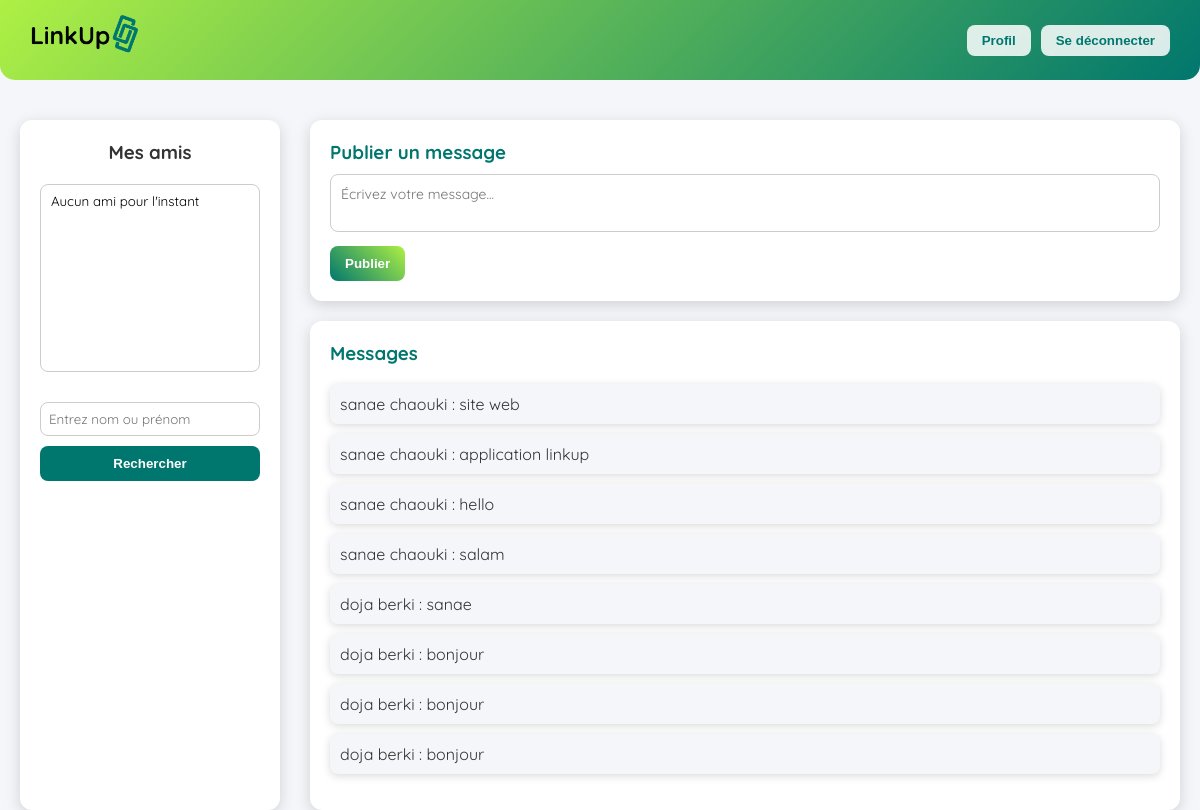
/welcome/ (signed in), run on the app's committed database.
### authoo/models.py (models this page shows, shortened)
class Message(models.Model):
    user = models.ForeignKey(User, on_delete=models.CASCADE, related_name='messages')
    content = models.TextField()
    created_at = models.DateTimeField(auto_now_add=True)

### authoo/views.py (the view)
# urls.py: path('welcome/', views.welcome, name='welcome'),  # page après connexion
@login_required
def welcome(request):
    user = request.user
    profile_info = ""
    try:
        etudiant = Etudiant.objects.get(user=user)
        titre = "Étudiante" if getattr(etudiant, 'sexe', '') == 'F' else "Étudiant"
        profile_info = f"{titre} en {etudiant.niveau} {etudiant.cursus}"
    except Etudiant.DoesNotExist:
        try:
            employe = Employe.objects.get(user=user)
            profile_info = f"Employé - Poste : {employe.job} - Office : {employe.office}"
        except Employe.DoesNotExist:
            pass
    if request.method == "POST":
        friend_id = request.POST.get("add_friend_id")
        if friend_id:
            if int(friend_id) != user.id:
                Friend.objects.get_or_create(user=user, friend_id=int(friend_id))
        keyword = request.POST.get("search")
        search_result = None
        search_msg = ""
        if keyword:
            etu = Etudiant.objects.filter(Q(nom__icontains=keyword) | Q(prenom__icontains=keyword)).first()
            emp = None
            if not etu:
                emp = Employe.objects.filter(Q(nom__icontains=keyword) | Q(prenom__icontains=keyword)).first()
            if etu:
                search_result = {"id": etu.user.id, "nom": etu.nom, "prenom": etu.prenom, "type": "Etudiant"}
            elif emp:
                search_result = {"id": emp.user.id, "nom": emp.nom, "prenom": emp.prenom, "type": "Employe"}
            else:
                search_msg = "Aucun utilisateur trouvé"
        content = request.POST.get("message_content")
        if content:
            Message.objects.create(user=user, content=content)
    else:
        search_result = None
        search_msg = ""
    friends = Friend.objects.filter(user=user).select_related("friend")
    friends_with_type = []
    for f in friends:
        if Etudiant.objects.filter(user=f.friend).exists():
            f.type = "Etudiant"
        else:
            f.type = "Employe"
        friends_with_type.append(f)
    messages = Message.objects.all().order_by('-created_at')  # dernier message en premier
    context = {
        "friends": friends_with_type,
        "profile_info": profile_info,
        "search_result": search_result,
        "search_msg": search_msg,
        "messages": messages,
    }
    return render(request, "welcome.html", context)

### auth_app/authoo/templates/welcome.html (shortened to what this page needs)
{% load static %}
<!DOCTYPE html>
<html lang="fr">
<head>
</head>
<body>
<header>
    <div class="header-left">
        <img src="{% static 'images/linkup logo 2.png' %}" alt="Logo">
    </div>
    <div class="header-right">
        <a href="{% url 'profile' request.user.username %}"><button>Profil</button></a>
        <button id="logoutBtn">Se déconnecter</button>
    </div>
</header>
<div class="main-layout">
    <div class="friends-zone">
        <h3>Mes amis</h3>
        <select id="friendsList" size="10">
            {% for f in friends %}
                <option value="{{ f.friend.id }}">{{ f.friend.first_name }} {{ f.friend.last_name }} ({{ f.type }})</option>
            {% empty %}
                <option>Aucun ami pour l'instant</option>
            {% endfor %}
        </select>
        <form method="POST">
            <input type="text" name="search" placeholder="Entrez nom ou prénom">
            <button type="submit">Rechercher</button>
        </form>
    </div>
    <div class="messages-area">
        <div class="publish-message">
            <h3>Publier un message</h3>
            <form method="POST">
                <textarea name="message_content" rows="2" placeholder="Écrivez votre message..." required></textarea>
                <button type="submit" name="publish_message">Publier</button>
            </form>
        </div>
        <div class="messages-list">
            <h3>Messages</h3>
            <ul>
                {% for msg in messages %}
                    <li>{{ msg.user.first_name }} {{ msg.user.last_name }} : {{ msg.content }}</li>
                {% empty %}
                    <li>Aucun message publié pour l'instant.</li>
                {% endfor %}
            </ul>
        </div>
    </div>
</div>
</body>
</html>

### auth_app/authoo/templates/welcome.html (style rules this page uses)
:root { --primary: #00776E; --secondary: #aef044; --bg-light: #f4f6f9; --btn-light: rgba(255,255,255,0.85); --btn-hover: rgba(255,255,255,1); --card-bg: #fff; --card-shadow: rgba(0,0,0,0.15); --text-dark: #333; }
* { box-sizing: border-box; }
body { margin: 0; font-family: "Quicksand", sans-serif; background-color: var(--bg-light); }
header { background: linear-gradient(135deg, var(--secondary), var(--primary)); color: white; padding: 15px 30px; display: flex; align-items: center; justify-content: space-between; border-bottom-left-radius: 15px; border-bottom-right-radius: 15px; position: fixed; top: 0; left: 0; right: 0; z-index: 100; }
.header-left { display: flex; align-items: center; }
.header-left img { height: 50px; margin-right: 15px; }
.header-right { display: flex; align-items: center; gap: 10px; }
.header-right a button, .header-right button { padding: 8px 15px; border: none; border-radius: 8px; background-color: var(--btn-light); color: var(--primary); cursor: pointer; font-weight: 600; transition: all 0.3s ease; }
.main-layout { display: flex; margin-top: 120px; gap: 30px; padding: 0 20px; }
.friends-zone { width: 260px; background-color: var(--card-bg); padding: 20px; border-radius: 12px; box-shadow: 0 4px 15px var(--card-shadow); display: flex; flex-direction: column; gap: 10px; }
.friends-zone h3 { margin: 0 0 10px; color: var(--text-dark); text-align: center; }
.friends-zone select, .friends-zone input[type="text"] { width: 100%; padding: 8px; border-radius: 8px; border: 1px solid #ccc; font-family: inherit; margin-bottom: 10px; }
.friends-zone button { width: 100%; padding: 10px; border: none; border-radius: 8px; background-color: var(--primary); color: white; font-weight: 600; cursor: pointer; transition: all 0.3s ease; }
.messages-area { flex: 1; display: flex; flex-direction: column; gap: 20px; }
.publish-message { background-color: var(--card-bg); padding: 20px; border-radius: 12px; box-shadow: 0 4px 15px var(--card-shadow); }
.publish-message h3 { margin-top: 0; margin-bottom: 10px; color: var(--primary); }
.publish-message textarea { width: 100%; padding: 10px; font-size: 14px; border-radius: 8px; border: 1px solid #ccc; resize: none; font-family: inherit; }
.publish-message button { padding: 10px 15px; margin-top: 10px; border: none; border-radius: 8px; background: linear-gradient(45deg, var(--primary), var(--secondary)); color: white; font-weight: 600; cursor: pointer; transition: all 0.3s ease; }
.messages-list { background-color: var(--card-bg); padding: 20px; border-radius: 12px; box-shadow: 0 4px 15px var(--card-shadow); }
.messages-list h3 { color: var(--primary); margin-top: 0; }
.messages-list ul { list-style: none; padding: 0; }
.messages-list li { background: var(--bg-light); padding: 10px; margin-bottom: 10px; border-radius: 8px; box-shadow: 0 2px 8px var(--card-shadow); color: var(--text-dark); }

### data on the page
Message: user.first_name "sanae", user.last_name "chaouki", content "site web"
Message: user.first_name "sanae", user.last_name "chaouki", content "application linkup"
Message: user.first_name "sanae", user.last_name "chaouki", content "hello"
Message: user.first_name "sanae", user.last_name "chaouki", content "salam"
Message: user.first_name "doja", user.last_name "berki", content "sanae"
Message: user.first_name "doja", user.last_name "berki", content "bonjour"
Message: user.first_name "doja", user.last_name "berki", content "bonjour"
Message: user.first_name "doja", user.last_name "berki", content "bonjour"
